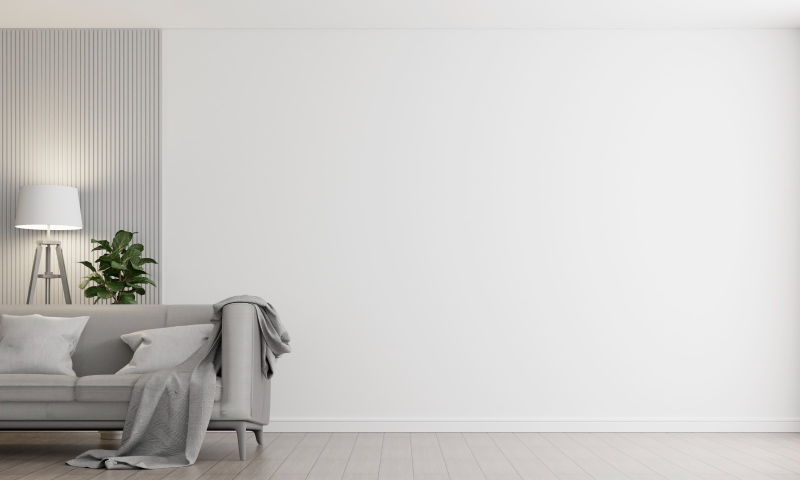
#> input picture assets/rooms/living-room.jpg, 1600 x 960 px (shown at 1/2 size)
$ python build_perfect_masks.py
#> lines starting #> are read from the running program, lines starting #| are printed output that depends on the picture
import os
from PIL import Image, ImageFilter, ImageDraw

def build_living_room_mask():
    im = Image.open('assets/rooms/living-room.jpg').convert('RGB')
#> im is the input picture: PIL image 1600x960 RGB; mean R, G, B 205.7, 204.1, 201.9
    w, h = im.size
#> w = 1600; h = 960
    mask = Image.new('L', (w, h), 0)
#> mask: PIL image 1600x960 L; every value is 0
    pix = im.load()
    mp = mask.load()

    for y in range(h):
        for x in range(w):
            # Floor
            if y >= 865:
                continue
            # Baseboard
            if y >= 848 and (pix[x, y][0] > 210 or pix[x, y][1] > 210):
                continue
            # Slatted wood panel on left
            if x < 322:
                continue
            # Sofa blanket / armrest
            if x < 580 and y >= 605:
                continue

            r, g, b = pix[x, y]
            diff = max(abs(r - g), abs(g - b), abs(r - b))
            brightness = (r + g + b) // 3

            # Main wall is smooth off-white
            if brightness >= 205 and diff <= 12:
                mp[x, y] = 255
            elif x >= 580 and y < 848 and brightness >= 180 and diff <= 10:
                mp[x, y] = 255

    mask = mask.filter(ImageFilter.GaussianBlur(1.2))
    rgba = Image.new('RGBA', (w, h), (255, 255, 255, 0))
    rgba.putalpha(mask)
    rgba.save('assets/rooms/living-room-mask.png')
    print('Updated living-room-mask.png')

def build_bedroom_mask():
    im = Image.open('assets/rooms/bedroom.jpg').convert('RGB')
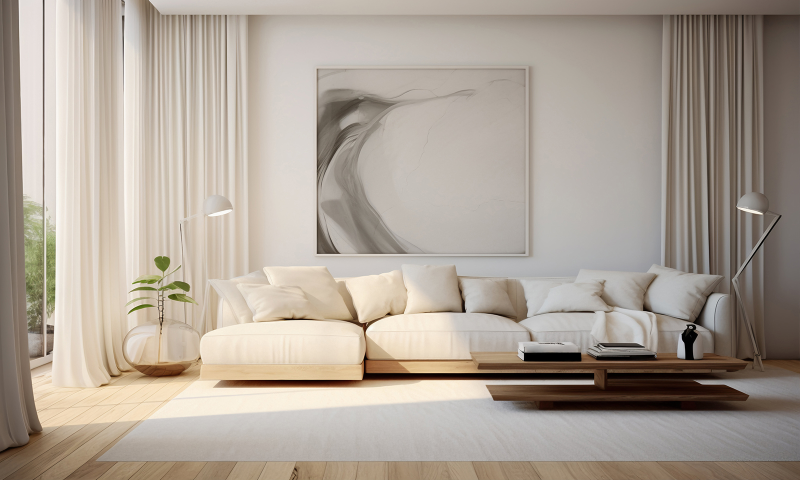
#> input picture assets/rooms/bedroom.jpg, 1600 x 960 px (shown at 1/2 size)
#> im is the input picture: PIL image 1600x960 RGB; mean R, G, B 172.8, 162.3, 151
    w, h = im.size
#> w = 1600; h = 960
    mask = Image.new('L', (w, h), 0)
    pix = im.load()
    mp = mask.load()

    for y in range(h):
        for x in range(w):
            # Left curtains
            if x < 325:
                continue
            # Right curtains
            if x > 1310:
                continue
            # Sofa and coffee table below
            if y >= 530:
                continue
            # Center wall art
            if 630 <= x <= 1060 and 135 <= y <= 512:
                continue
            # Ceiling
            if y < 35:
                continue

            r, g, b = pix[x, y]
            diff = max(abs(r - g), abs(g - b), abs(r - b))
            brightness = (r + g + b) // 3

            # Neutral wall around the artwork and between curtains
            if 150 <= brightness <= 245 and diff <= 20:
                mp[x, y] = 255

    mask = mask.filter(ImageFilter.GaussianBlur(1.5))
    rgba = Image.new('RGBA', (w, h), (255, 255, 255, 0))
    rgba.putalpha(mask)
    rgba.save('assets/rooms/bedroom-mask.png')
    print('Updated bedroom-mask.png')

def build_living_room_3_mask():
    im = Image.open('assets/rooms/Living_Room_2.png').convert('RGB')
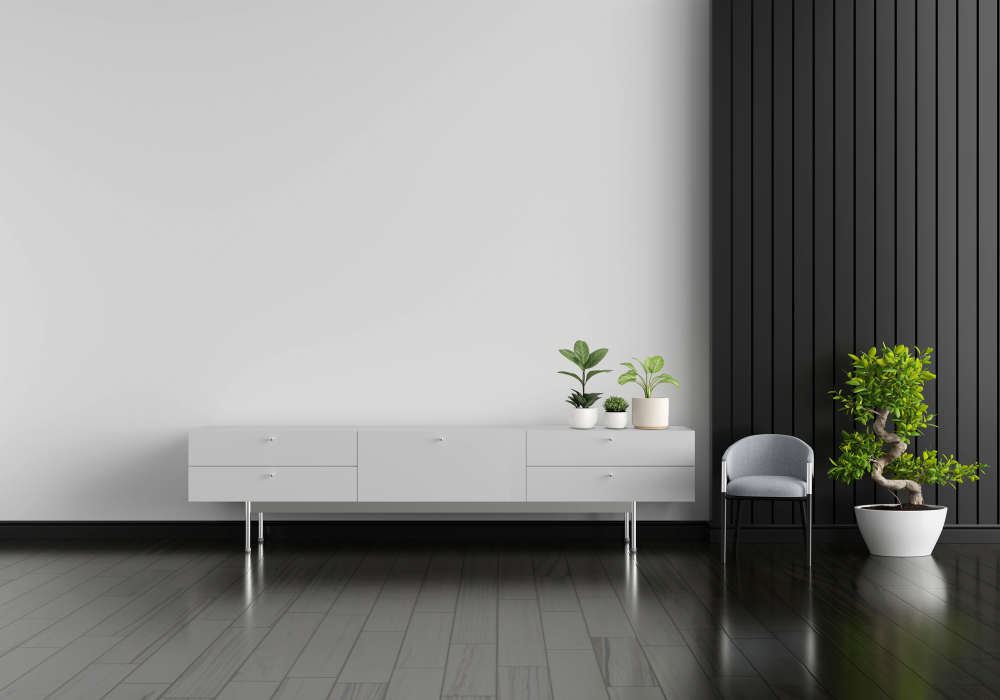
#> input picture assets/rooms/Living_Room_2.png, 2000 x 1400 px (shown at 1/2 size)
#> im is the input picture: PIL image 2000x1400 RGB; mean R, G, B 136.5, 136.8, 134.4
    w, h = im.size
#> w = 2000; h = 1400
    mask = Image.new('L', (w, h), 0)
#> mask: PIL image 2000x1400 L; every value is 0
    pix = im.load()
    mp = mask.load()

    for y in range(h):
        for x in range(w):
            # Floor / carpet
            if y >= 1050:
                continue
            # Right wood panel / door
            if x >= 1380:
                continue

            r, g, b = pix[x, y]
            diff = max(abs(r - g), abs(g - b), abs(r - b))
            brightness = (r + g + b) // 3

            # Furniture / TV unit
            if brightness < 150:
                continue

            if 160 <= brightness <= 240 and diff <= 18:
                mp[x, y] = 255

    mask = mask.filter(ImageFilter.GaussianBlur(1.5))
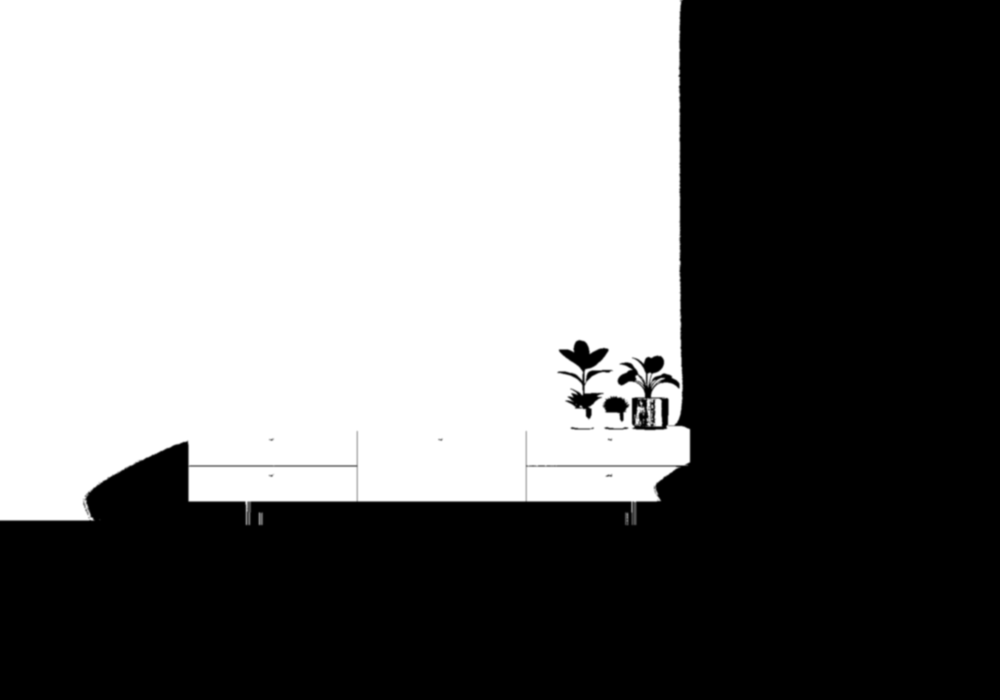
#> mask: PIL image 2000x1400 L (shown at 1/2 size); min 0, max 255, mean 122
    rgba = Image.new('RGBA', (w, h), (255, 255, 255, 0))
#> rgba: PIL image 2000x1400 RGBA
    rgba.putalpha(mask)
    rgba.save('assets/rooms/Living_Room_3_Mask.png')
    print('Updated Living_Room_3_Mask.png')

def build_kids_room_mask():
    im = Image.open('assets/rooms/Kids_Room.png').convert('RGB')
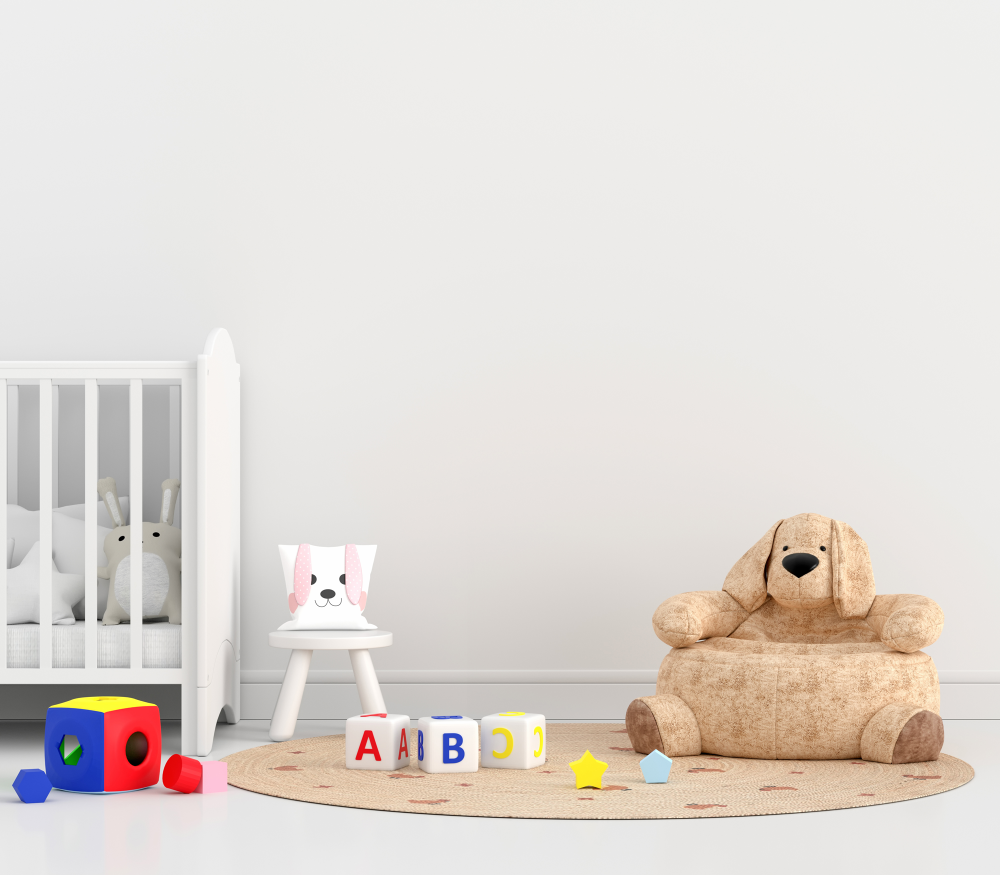
#> input picture assets/rooms/Kids_Room.png, 2000 x 1750 px (shown at 1/2 size)
#> im is the input picture: PIL image 2000x1750 RGB; mean R, G, B 224.7, 218.3, 213.4
    w, h = im.size
#> w = 2000; h = 1750
    mask = Image.new('L', (w, h), 0)
#> mask: PIL image 2000x1750 L; every value is 0
    pix = im.load()
    mp = mask.load()

    for y in range(h):
        for x in range(w):
            # Floor / rug / toys
            if y >= 1180:
                continue

            r, g, b = pix[x, y]
            diff = max(abs(r - g), abs(g - b), abs(r - b))
            brightness = (r + g + b) // 3

            # Toys / furniture with saturated colors
            if diff > 16:
                continue
            if brightness < 170:
                continue

            # Neutral wall
            if brightness >= 195 and diff <= 14:
                mp[x, y] = 255

    mask = mask.filter(ImageFilter.GaussianBlur(1.5))
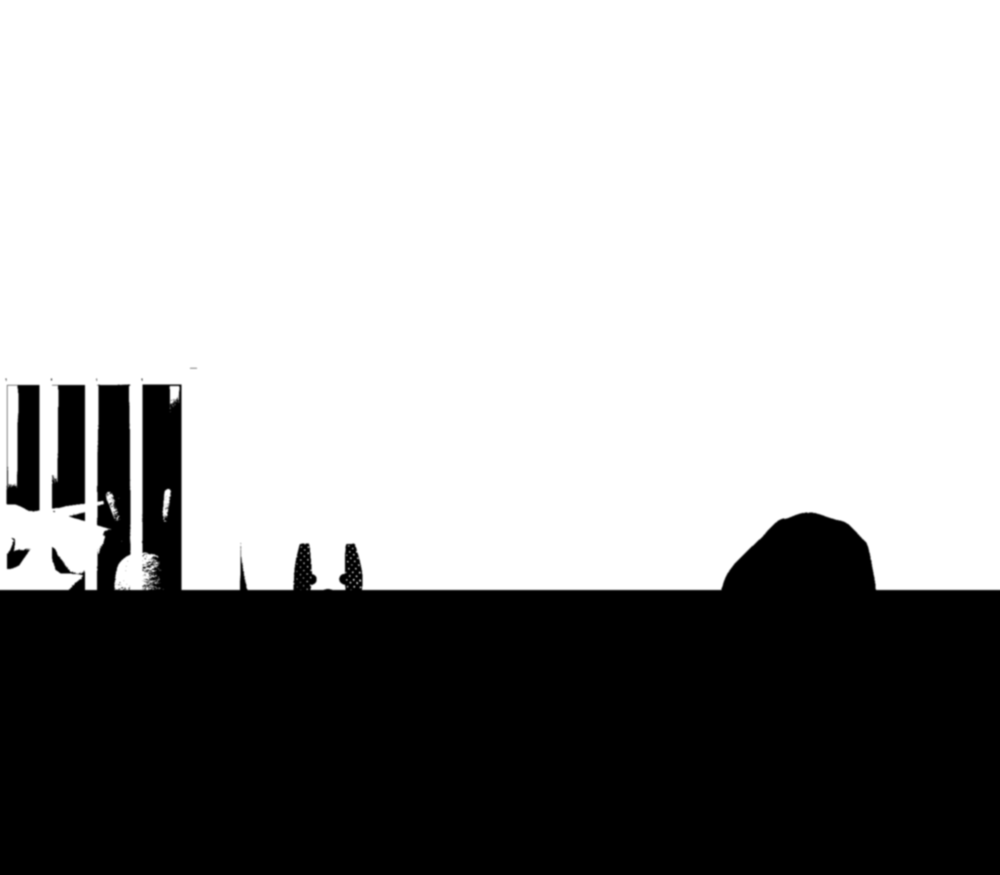
#> mask: PIL image 2000x1750 L (shown at 1/2 size); min 0, max 255, mean 163
    rgba = Image.new('RGBA', (w, h), (255, 255, 255, 0))
#> rgba: PIL image 2000x1750 RGBA
    rgba.putalpha(mask)
    rgba.save('assets/rooms/Kids_Room_Mask.png')
    print('Updated Kids_Room_Mask.png')

def build_exterior_mask():
    im = Image.open('assets/rooms/exterior.jpg').convert('RGB')
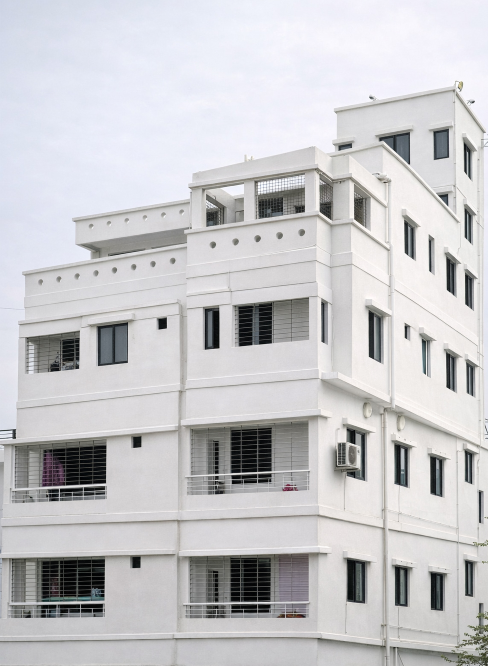
#> input picture assets/rooms/exterior.jpg, 976 x 1332 px (shown at 1/2 size)
#> im is the input picture: PIL image 976x1332 RGB; mean R, G, B 199, 198.7, 201.3
    w, h = im.size
#> w = 976; h = 1332
    mask = Image.new('L', (w, h), 0)
#> mask: PIL image 976x1332 L; every value is 0
    pix = im.load()
    mp = mask.load()

    for y in range(h):
        for x in range(w):
            # Top sky
            if y < 350 and pix[x, y][2] > pix[x, y][0] + 5 and (pix[x, y][0] + pix[x, y][1] + pix[x, y][2]) // 3 > 215:
                continue
            # Ground / driveway
            if y > 1250:
                continue

            r, g, b = pix[x, y]
            diff = max(abs(r - g), abs(g - b), abs(r - b))
            brightness = (r + g + b) // 3

            # Dark windows / window frames / shadows
            if brightness < 140:
                continue
            # Plants / green foliage
            if g > r + 10 or g > b + 10:
                continue

            # Exterior building facade
            if brightness >= 175 and diff <= 22:
                mp[x, y] = 255

    mask = mask.filter(ImageFilter.GaussianBlur(1.5))
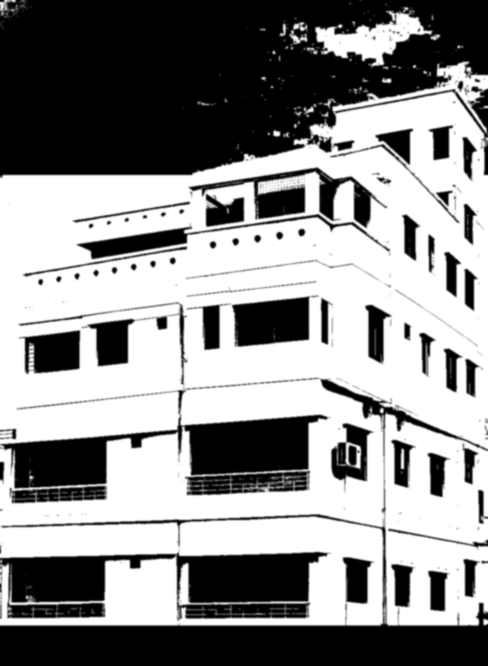
#> mask: PIL image 976x1332 L (shown at 1/2 size); min 0, max 255, mean 141.5
    rgba = Image.new('RGBA', (w, h), (255, 255, 255, 0))
#> rgba: PIL image 976x1332 RGBA
    rgba.putalpha(mask)
    rgba.save('assets/rooms/mxterior_mask.png')
    rgba.save('assets/rooms/exterior-mask.png')
    print('Updated mxterior_mask.png and exterior-mask.png')

if __name__ == '__main__':
    build_living_room_mask()
    build_bedroom_mask()
    build_living_room_3_mask()
    build_kids_room_mask()
    build_exterior_mask()
    print('All masks successfully built!')
